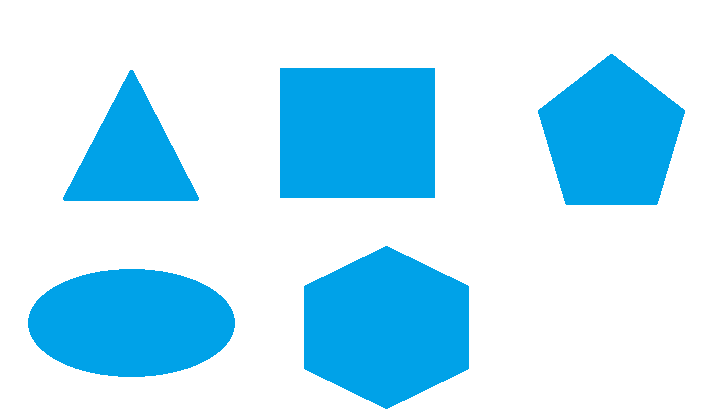
#> input picture Kurs/11. klasör/1.1 polygons.png.png, 720 x 417 px, given in place of the camera
$ jupyter execute '11.2 gerçek zamanlı çokgen bulma.ipynb'
#> lines starting #> are read from the running program, lines starting #| are printed output that depends on the picture; after the words box and inside, x2 and y2 are one past the last pixel; in counts of white or black regions, pixels touching at a corner belong together
[cell 1]
import cv2
import numpy as np

def nothing(x):
    pass


cap=cv2.VideoCapture(0)

cv2.namedWindow("Settings")
cv2.createTrackbar("Lower Hue","Settings",0,180,nothing)
cv2.createTrackbar("Lower Saturation","Settings",0,255,nothing)
cv2.createTrackbar("Lower Value","Settings",0,255,nothing)

cv2.createTrackbar("Upper Hue","Settings",0,180,nothing)
cv2.createTrackbar("Upper Saturation","Settings",0,255,nothing)
cv2.createTrackbar("Upper Value","Settings",0,255,nothing)

cv2.setTrackbarPos("Upper Hue","Settings",180)
cv2.setTrackbarPos("Upper Saturation","Settings",255)
cv2.setTrackbarPos("Upper Value","Settings",255)


font=cv2.FONT_HERSHEY_SIMPLEX


while True:
    ret,frame=cap.read()
#> frame is the input picture: shape (417, 720, 3); mean B, G, R 248.6, 229.3, 184.6
    frame=cv2.flip(frame,1)
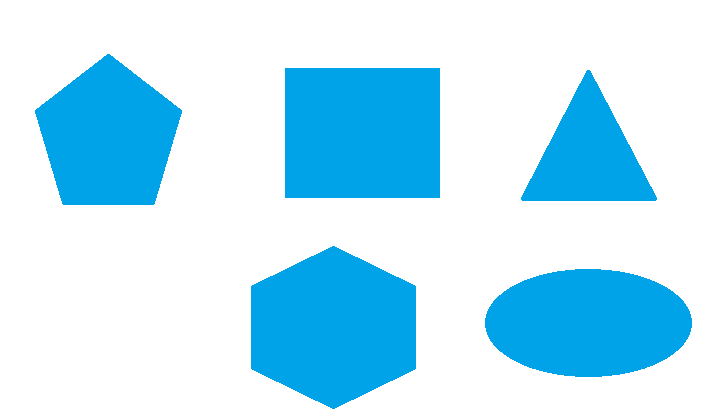
#> frame: shape (417, 720, 3); mean B, G, R 248.6, 229.3, 184.6


    hsv=cv2.cvtColor(frame,cv2.COLOR_BGR2HSV)
#> hsv: shape (417, 720, 3); mean H, S, V 27.3, 70.4, 248.6


    lower_h=cv2.getTrackbarPos("Lower Hue","Settings")
    lower_s=cv2.getTrackbarPos("Lower Saturation","Settings")
    lower_v=cv2.getTrackbarPos("Lower Value","Settings")

    upper_h=cv2.getTrackbarPos("Upper Hue","Settings")
    upper_s=cv2.getTrackbarPos("Upper Saturation","Settings")
    upper_v=cv2.getTrackbarPos("Upper Value","Settings")

    lower_color=np.array([lower_h,lower_s,lower_v])
    upper_color=np.array([upper_h,upper_s,upper_v])

    mask=cv2.inRange(hsv,lower_color,upper_color)
#> mask: shape (417, 720); every value is 255

    kernel=np.ones((5,5),np.uint8)
    mask=cv2.erode(mask,kernel,iterations=1)


    contours,_=cv2.findContours(mask,cv2.RETR_TREE,cv2.CHAIN_APPROX_SIMPLE)
#> contours = [[[0, 0], [0, 416], [719, 416], [719, 0]]]

    for cnt in contours:
        area=cv2.contourArea(cnt)
        epsilon=0.02*cv2.arcLength(cnt,True)
        approx=cv2.approxPolyDP(cnt,epsilon,True)
        x=approx.ravel()[0]
        y=approx.ravel()[1]
        if area>400:
            cv2.drawContours(frame,[approx],0,(0,0,0),5)
            if len(approx) is not None:
                cv2.putText(frame,str(len(approx)),(x,y),font,1,(0,0,255))
#> this loop made 1 pass
#> (area, epsilon, approx, x, y) on pass 1: (299104, 45.4, [[0, 0], [0, 416], [719, 416], [719, 0]], 0, 0)
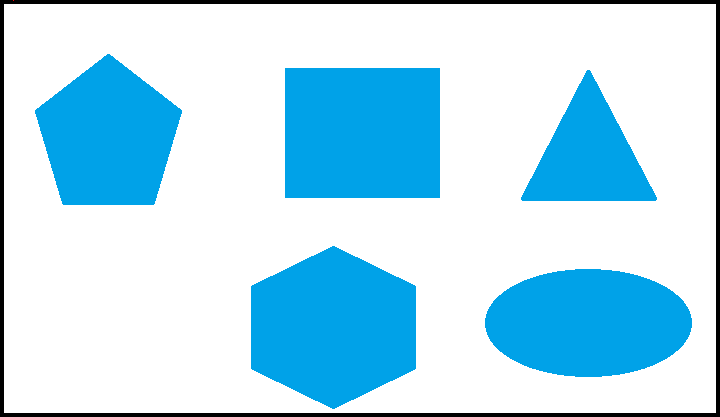
#> frame: shape (417, 720, 3); 3.01% of pixels changed, all inside (x1, y1, x2, y2) = (0, 0, 720, 417)


    cv2.imshow("Frame",frame)
    cv2.imshow("mask",mask)
    if cv2.waitKey(20) & 0xFF==ord("q") :
#> (key q is pressed here)
        break


cv2.waitKey(0)
cv2.destroyAllWindows()
